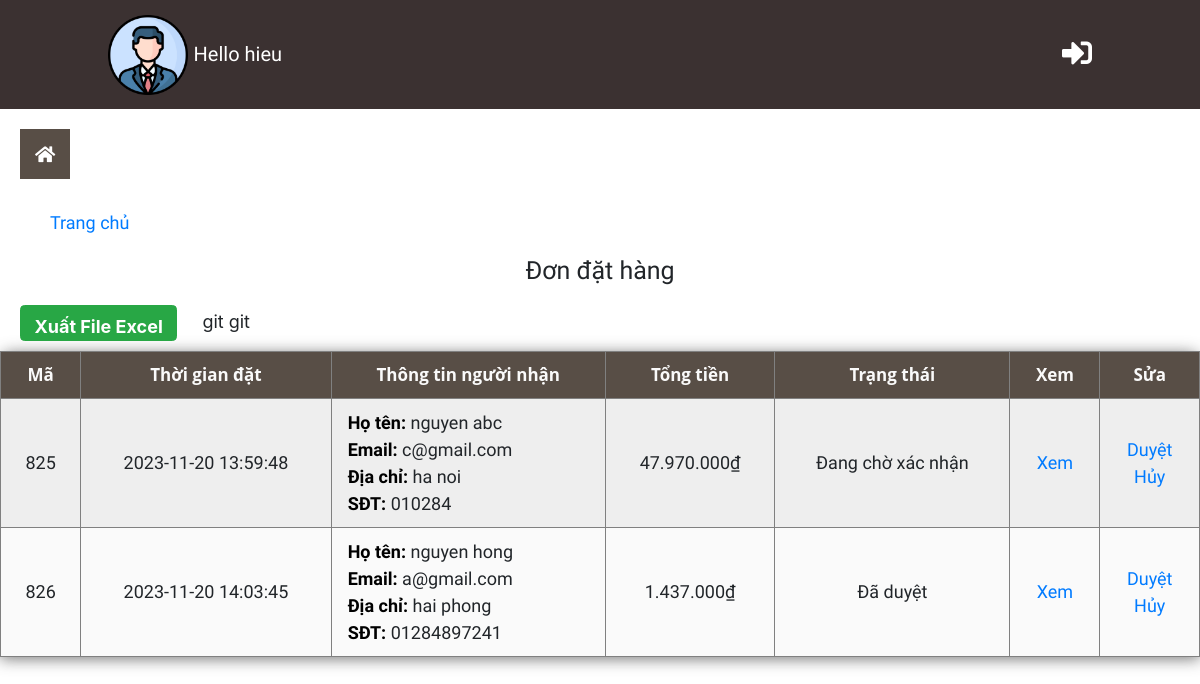
The page /admin/order/view.php (signed in) on the database its author committed.
### tables this page shows
CREATE TABLE `orders` (
  `Id` int(11) NOT NULL,
  `User_Id` int(5) NOT NULL,
  `Product_Id` int(11) NOT NULL,
  `Image` longtext NOT NULL,
  `Name` varchar(150) NOT NULL,
  `Price` varchar(50) NOT NULL,
  `Quantity` int(5) NOT NULL,
  `Time` timestamp NOT NULL DEFAULT current_timestamp(),
  `Status` int(1) NOT NULL DEFAULT 0,
  `Pttt` varchar(2) NOT NULL DEFAULT '1',
  `Product_remaining` varchar(15) NOT NULL
);

CREATE TABLE `user` (
  `ID` int(5) NOT NULL,
  `Lastname` varchar(15) NOT NULL,
  `Firstname` varchar(15) NOT NULL,
  `Gender` varchar(5) NOT NULL,
  `Email` varchar(30) NOT NULL,
  `Password` varchar(20) NOT NULL,
  `Address` varchar(200) NOT NULL,
  `Phone` varchar(20) NOT NULL,
  `Level` int(1) NOT NULL DEFAULT 0
);

### admin/order/view.php (the view, shortened to what this page needs)
<!DOCTYPE html>
<html lang="en">
<head>
    <link rel="stylesheet" href="../../plugins/bootstrap/bootstrap.min.css">
    <link rel="stylesheet" href="../../plugins/fontawesome/fontawesome.min.css">
    <link rel="stylesheet" href="../assets/css/style.css">
</head>
<body>
    <?php
    include "../adminHeader.php";
    include "../sidebar.php";
    ?>
    <div class="container-header">
        <a href="../index.php" class="link">Trang chủ</a>
    </div>
    <h2 class="header-content">Đơn đặt hàng</h2>
    <?php
    include('../connect.php');
    $sql = "select * from orders,user WHERE orders.User_Id=user.ID";
    $result = mysqli_query($conn, $sql);
    ?>
    <button class="btn btn-success" id="export" style="margin:10px 20px">Xuất File Excel</button>
    <table border="1" width="100%" class="table_form" id="table_forma">
        <tr>
            <th class="center table_item">Mã</th>
            <th class="center table_item">Thời gian đặt</th>
            <th class="center table_item">Thông tin người nhận</th>
            <th class="center table_item">Tổng tiền</th>
            <th class="center table_item">Trạng thái</th>
            <th class="center table_item noExl">Xem</th>
            <th class="center table_item noExl">Sửa</th>
        </tr>
        <?php foreach ($result as $row) : ?>git
            <tr>
                <td class="center"><?php echo $row['Id'] ?></td>
                <td><?php echo $row['Time'] ?></td>
                <td style="text-align: left">
                    <span class="item">Họ tên:</span> <?php echo $row['Lastname'], ' ', $row['Firstname'] ?><br>
                    <span class="item">Email:</span> <?php echo $row['Email'] ?><br>
                    <span class="item">Địa chỉ:</span> <?php echo $row['Address'] ?><br>
                    <span class="item">SĐT:</span> <?php echo $row['Phone'] ?><br>
                </td>
                <td class="center">
                    <?php echo number_format($sub_total = $row["Price"] * $row["Quantity"], 0, ',', '.') ?>₫
                </td>
                <td class="center">
                    <?php
                    switch ($row['Status']) {
                        case '0':
                            echo "Đang chờ xác nhận";
                            break;
                        case '1':
                            echo "Đã duyệt";
                            break;
                    }
                    ?>
                </td>
                <td class="center">
                    <a href="detail.php?id=<?php echo $row['Id'] ?>" class="noExl">Xem</a>
                </td>
                <td class="center">
                    <a href="update.php?id=<?php echo $row['Id'] ?>&status=1" class="noExl">Duyệt</a><br>
                    <a href="update.php?id=<?php echo $row['Id'] ?>&status=2" class="noExl">Hủy</a>
                </td>
            </tr>
        <?php endforeach ?>
    </table>
</body>
</html>

### admin/assets/css/style.css (style rules this page uses)
* { margin : 0; padding : 0; font-family: 'Work Sans', sans-serif; font-size : 18px; }
table { width : 100%; border-collapse: collapse; border-spacing : 0; box-shadow : 0 2px 15px rgba(64, 64, 64, .7); border-radius : 12px 12px 0 0; margin-bottom : 50px; }
td, th { padding : 10px 16px; text-align: center; }
th { background-color: #584e46; color : #fafafa; font-family : 'Open Sans', Sans-serif; font-weight : bold; }
tr { width : 100%; background-color: #fafafa; font-family : 'Montserrat', sans-serif; }
tr:nth-child(even) { background-color: #eeeeee; }
.btn { font-weight : 700; height : 36px; -moz-user-select : none; -webkit-user-select: none; user-select : none; cursor : default; }
.table_item { font-size: 17px; border : 1px solid gray; }
.container-header { padding : 10px; margin-left: 30px; }
.container-header a { padding: 10px; }
.header-content { font-size : 25px; padding : 10px 10px 0; justify-content: center; display : flex }
.item { color : black; font-weight: 600; }

### rows shown on the page
orders: Id "825", Time "2023-11-20 13:59:48", User_Id.Lastname "nguyen", User_Id.Firstname "abc", User_Id.Email "c@gmail.com", User_Id.Address "ha noi", User_Id.Phone "010284", $sub_total = $row["Price"] * $row["Quantity"] "47.970.000", Status "Đang chờ xác nhận"
orders: Id "826", Time "2023-11-20 14:03:45", User_Id.Lastname "nguyen", User_Id.Firstname "hong", User_Id.Email "a@gmail.com", User_Id.Address "hai phong", User_Id.Phone "01284897241", $sub_total = $row["Price"] * $row["Quantity"] "1.437.000", Status "Đã duyệt"

### other values the page prints
$_SESSION['Firstname'] "hieu"
